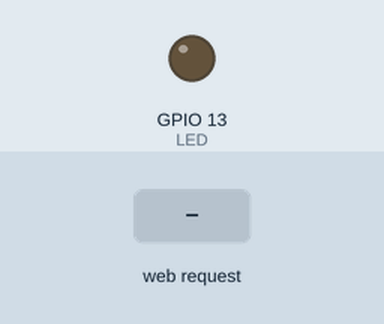
The sketch below on a simulated ESP8266 (NodeMCU). Parts: output pins drawn as LEDs (lit = HIGH). The test bench sets the inputs (shaded band). WiFi joins after 1.5 s; servers stay silent unless stated; what the sketch prints to the serial monitor is not drawn.

Above: at 2.7 s.
2.8 s: HTTP request GET /on received
At 3.6 s:
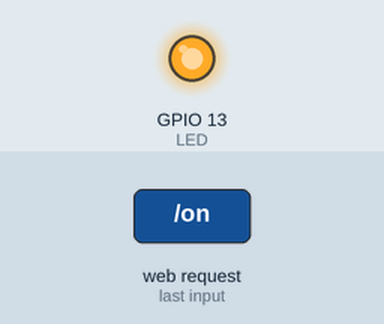
4.3 s: HTTP request GET /off received
At 4.7 s:
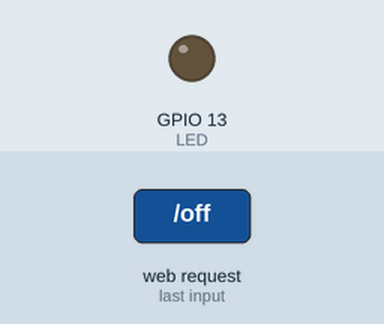
Timing chart, 0 to 7.3 s (numbered marks = the images above; inputs shaded):
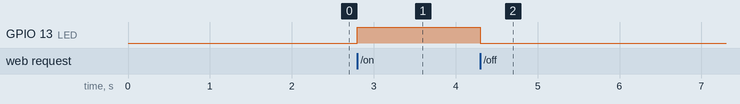

Measured:
- after the input at 2.8 s, GPIO 13 (LED): LOW → HIGH at once
- after the input at 4.3 s, GPIO 13 (LED): HIGH → LOW at once

The sketch:

aru3_6_WebServer.ino
```cpp
#include <ESP8266WebServer.h>

#define LED 13
#define SSID "FABLABKAMAKURA2_guest"
#define PASS "kamakura_1192"

ESP8266WebServer server(80);

void setup(){
  Serial.begin(9600);
  pinMode(LED, OUTPUT);
  digitalWrite(LED, LOW);

  connectWiFi();
  server.on("/", handleRoot);
  server.on("/on", switchOnLed);
  server.on("/off", switchOffLed);
  server.begin();
  Serial.println("HTTP server started");
}
void loop() {
  server.handleClient();
}
void connectWiFi(){
  WiFi.begin(SSID, PASS);
  Serial.println();
  while(WiFi.status() != WL_CONNECTED){
    delay(500);
    Serial.print(".");
  }
  Serial.println();
  Serial.println("WiFi connected");
  Serial.println(WiFi.localIP());
}
void handleRoot(){
  server.send(200, "text/plain", "LED");
}

void switchOnLed(){
  digitalWrite(LED, HIGH);
  server.send(200, "text/plain", "ON");
  Serial.println("switch on led");
}
void switchOffLed(){
  digitalWrite(LED, LOW);
  server.send(200, "text/plain", "OFF");
  Serial.println("switch off led");
}
```
